Frame 1 (no input): blank canvas, image omitted
Frame 60 (no input): blank canvas, image omitted
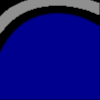
Frame 120 (the mouse pressed at the canvas centre since frame 60)

The p5.js sketch whose frames 1 and 60 were blank and that drew this single picture after the mouse press (run headless with seeded random() and noise() and a simulated clock; from frame 60 on, the mouse is pressed at the canvas centre):

// p5.js sketch
// ── sketch.js
let particles = [];

function setup() {
	createCanvas(100, 100);

	for (let i = 0; i < width; i++) {
		for (let j = 0; j < height; j++) {
			particles[i + j * height] = new Particle(i, j, getH());
		}
	}
}

let lastEmmit = 0;
let sign = 1;
function draw() {
	background(0);

	for (let i = 0; i < particles.length; i++) {
		particles[i].update();
	}

	for (let i = 0; i < particles.length; i++) {
		particles[i].render();
	}
}

function getH() {
	return 0;
}

function mousePressed() {
	particles[mouseX + mouseY * height].vel -= 0.1;
}


const HEIGHT_MAX = 500;
const POWER = 1;
const SUBST = 1000;

class Particle {
	constructor(x, y, h) {
		this.x = x;
		this.y = y;
		this.h = h;
		this.m = 1;

		this.acc = 0;
		this.vel = 0;
	}

	update() {
		let H = this.calcAverageH();
		this.acc = Math.sign(H - this.h) * Math.pow(Math.abs(H - this.h), POWER) / this.m;
		this.acc -= this.vel / SUBST;

		this.vel += this.acc;
		this.h += this.vel;

		if(this.h < -HEIGHT_MAX)
			this.h = -HEIGHT_MAX;
		else if(this.h > HEIGHT_MAX)
			this.h = HEIGHT_MAX;
	}

	render() {
		stroke(this.getColor());
		point(this.x, this.y);
	}


	getColor() {
		let r = this.h >= 0 ? 255 : 0;
		let g = 0;
		let b = this.h < 0 ? 255 : 0;
		let a = 1 - (HEIGHT_MAX - Math.abs(this.h)) / HEIGHT_MAX;

		return "rgba(" + r + "," + g + "," + b + "," + a + ")";
	}

	calcAverageH() {
		let calc = [0, 0];

		calc = this.addForNb(this.x - 1, this.y - 1, calc);
		calc = this.addForNb(this.x    , this.y - 1, calc);
		calc = this.addForNb(this.x + 1, this.y - 1, calc);

		calc = this.addForNb(this.x - 1, this.y, calc);
		calc = this.addForNb(this.x + 1, this.y, calc);

		calc = this.addForNb(this.x - 1, this.y + 1, calc);
		calc = this.addForNb(this.x    , this.y + 1, calc);
		calc = this.addForNb(this.x + 1, this.y + 1, calc);

		return calc[0] / calc[1];
	}

	addForNb(x, y, calc) {
		let particule = x + y * height;

		if(x >= 0 && y >= 0 && x <= width - 1 && y <= height - 1 && particles[particule]) {
			calc[0] += particles[particule].h;
			calc[1]++;
		}

		return calc;
	}
}

// ── test.html
<html>
		<head>

		<meta charset="utf-8">
		<title>Interference</title>
	</head>

	<body>


	<div style="width:400px; margin-left:auto; margin-right:auto;">
		<canvas id="theCanvas" width="400" height="400">
			Please update your browser!
		</canvas>
	</div>

	<div style="text-align:center;">
		Separation:
		<input type="range" id="sepSlider" min="0" max="1" step="0.01" value="0.5" oninput="drawImage();">
		&nbsp;&nbsp;&nbsp;
		<input type="button" id="pauseButton" value="Pause" onclick="startStop();">
		<div>
		<input type="checkbox" id="myCheck">Check here to have the sources 180 degrees out of phase
		</div>
	</div>


	<script>

		var theCanvas = document.getElementById("theCanvas");
		var theContext = theCanvas.getContext("2d");
		var myCheck = document.getElementById("myCheck");
		var theWidth = theCanvas.width;     // storing these in ordinary variables seems to improve performance
		theWidth = 400;
		var theHeight = theCanvas.height;
		theHeight = 400;
		var sepSlider = document.getElementById("sepSlider");
		var pauseButton = document.getElementById("pauseButton");

	//    var image = theContext.createImageData(theCanvas.width, theCanvas.height);
		var image = theContext.createImageData(theWidth, theHeight);

		/* image.data is now a big one-dimensional array of pixel data, with each pixel represented
		   by four successive unsigned byte integers (0 to 255), to represent r, g, b, and a values.
		   The ordering of the pixels begins at the top-left and proceeds horizontally across the
		   top row, then vertically down to successive rows.  This ordering is reflected in the
		   computation of "index" in the drawImage function below. */

		for (var i=0; i<image.data.length; i+=4) {
			image.data[i+3] = 255;      // set all alpha values to "opaque"
		}

		var k = 2 * Math.PI / (theWidth/8);      // angular wavenumber
		var omega = 2 * Math.PI / 15;                   // angular frequency
		var t = 0;                                      // time in arbitrary units
		var running = true;

		timeStep();

		function timeStep() {
			t += 1;
			drawImage();
			if (running) window.setTimeout(timeStep, 1000/40);
		}

		function drawImage() {
			var tPhase = omega * t;
			var sourceOffset = Number(sepSlider.value) * theWidth / 4;
			var xMid = theWidth / 2;
			var yMid = theHeight / 2;
			var sourcePhase = 0.0;
			if (myCheck.checked) sourcePhase = Math.PI;

			for (var y=0; y<theHeight; y++) {               // loop over rows, top to bottom
				for (var x=0; x<theWidth; x++) {            // loop over pixels in row, left to right
					var dx = x - (xMid - sourceOffset);
					var dy = y - yMid;
					var r = Math.sqrt(dx*dx + dy*dy);       // distance from left source
					var wave1 = Math.sin(k*r - tPhase);     // local amplitude of first wave
					dx = x - (xMid + sourceOffset);
					r = Math.sqrt(dx*dx + dy*dy);           // distance from right source
					var wave2 = Math.sin(k*r - tPhase - sourcePhase);     // local amplitude of second wave
					var waveTotal = (wave1 + wave2) / 2;    // value to plot (will be between -1 and 1)
					var index = (x + y*theWidth) * 4;       // index into image data array
					if (waveTotal > 0) {
						image.data[index] = Math.round(waveTotal * 255);      // red
						image.data[index+1] =  0; // no green
						image.data[index+2] = 0;    // no blue
					} else {
						image.data[index] = 0;   // no red
						image.data[index+1] = 0;    // no green
						image.data[index+2] = Math.round(-waveTotal * 255);        // blue
					}

				}
			}
			theContext.putImageData(image, 0, 0);   // blast the image to the screen


		}

		function startStop() {
			running = !running;
			if (running) {
				pauseButton.value = "Pause";
				timeStep();
			} else {
				pauseButton.value = "Resume";
			}
		}

	</script>
</p>
</body>
</html>
